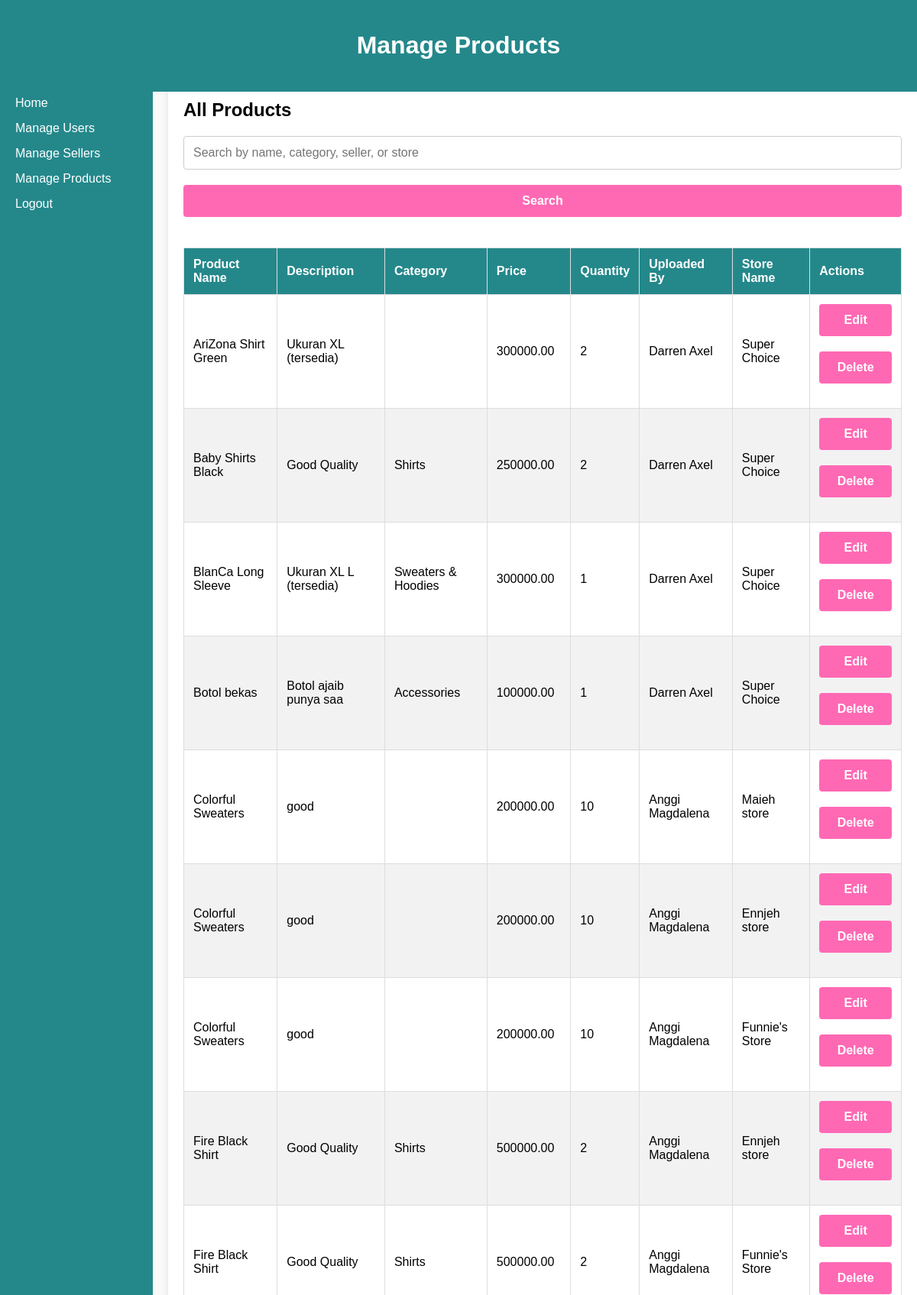
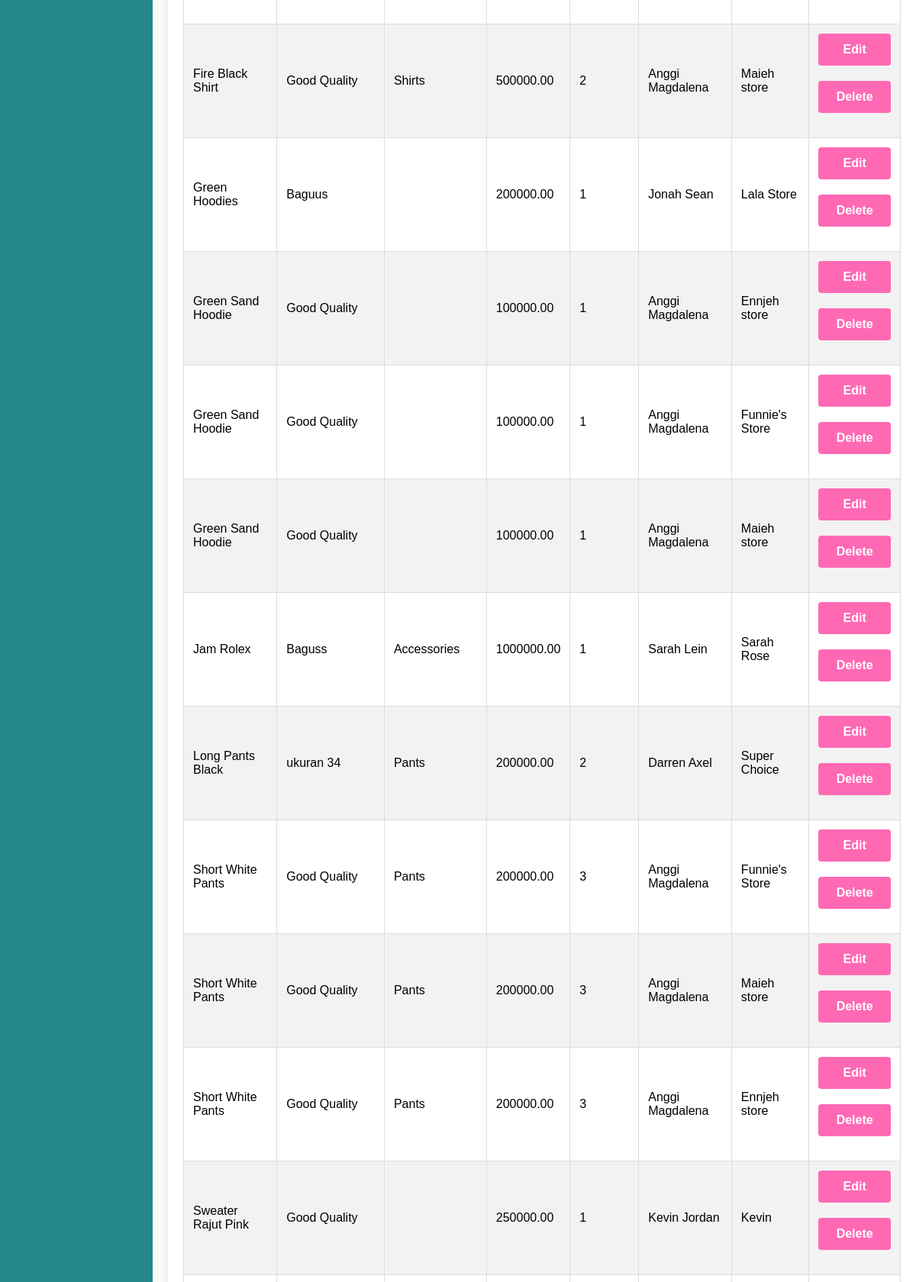
The app's page /admin/manage_products.php (upper part) with its own data (2 pictures, top to bottom).
### tables this page shows
CREATE TABLE `product` (
  `productId` int(11) NOT NULL,
  `shopId` int(11) DEFAULT NULL,
  `userId` int(11) NOT NULL,
  `productName` varchar(255) NOT NULL,
  `productDesc` varchar(200) DEFAULT NULL,
  `productCategory` enum('Shirts','Pants','Sweaters & Hoodies','Accessories','Footwear') DEFAULT NULL,
  `productPrice` decimal(10,2) DEFAULT NULL,
  `productQuantity` int(11) DEFAULT NULL,
  `productPhoto` varchar(255) DEFAULT NULL,
  `created_at` timestamp NOT NULL DEFAULT current_timestamp()
);

CREATE TABLE `user_data` (
  `userId` int(11) NOT NULL,
  `first_name` varchar(100) NOT NULL,
  `last_name` varchar(100) NOT NULL,
  `email` varchar(100) NOT NULL,
  `phone` varchar(15) DEFAULT NULL,
  `address` varchar(200) DEFAULT NULL,
  `gender` enum('Laki-laki','Perempuan','Lainnya') NOT NULL,
  `birth_date` date DEFAULT NULL,
  `password` varchar(255) NOT NULL,
  `role` enum('Admin','Seller','Customer') NOT NULL DEFAULT 'Customer',
  `is_seller` tinyint(1) DEFAULT 0,
  `created_at` timestamp NOT NULL DEFAULT current_timestamp()
);

CREATE TABLE `shop` (
  `shopId` int(11) NOT NULL,
  `userEmail` varchar(255) NOT NULL,
  `userId` int(11) NOT NULL,
  `shopName` varchar(255) NOT NULL,
  `phoneNumber` varchar(15) DEFAULT NULL,
  `shopDesc` text DEFAULT NULL,
  `bankAcc` varchar(255) NOT NULL,
  `linkPayment` varchar(255) NOT NULL,
  `city` varchar(255) DEFAULT NULL,
  `created_at` timestamp NOT NULL DEFAULT current_timestamp(),
  `operationalHours` varchar(255) NOT NULL
);

### admin/manage_products.php (the view, shortened to what this page needs)
<?php
include 'db_connect.php';
$search = isset($_POST['search']) ? $_POST['search'] : '';
$sql = "SELECT p.productId, p.productName, p.productDesc, p.productCategory, p.productPrice, p.productQuantity,
               ud.first_name, ud.last_name, s.shopName
        FROM product p
        JOIN user_data ud ON p.userId = ud.userId
        JOIN shop s ON p.userId = s.userId
        WHERE p.productName LIKE ? OR p.productCategory LIKE ?
        OR ud.first_name LIKE ? OR ud.last_name LIKE ?
        OR s.shopName LIKE ? OR p.productPrice LIKE ? OR p.productQuantity LIKE ?
        ORDER BY p.productName ASC";
$searchTerm = '%' . $search . '%';
$stmt = $conn->prepare($sql);
$stmt->bind_param('sssssss', $searchTerm, $searchTerm, $searchTerm, $searchTerm, $searchTerm, $searchTerm, $searchTerm);
$stmt->execute();
$result = $stmt->get_result();
?>
<!DOCTYPE html>
<html lang="en">
<head>
    <link rel="stylesheet" href="style.css">
</head>
<body>
    <div class="container">
        <div class="navbar">
            <h1>Manage Products</h1>
        </div>
        <div class="sidebar">
            <ul>
                <li><a href="index_admin.php">Home</a></li>
                <li><a href="manage_users.php">Manage Users</a></li>
                <li><a href="manage_sellers.php">Manage Sellers</a></li>
                <li><a href="manage_products.php">Manage Products</a></li>
                <li><a href="login_admin.php">Logout</a></li>
            </ul>
        </div>
        <div class="main-content">
            <h2>All Products</h2>
            <form method="POST" action="">
                <input type="text" name="search" placeholder="Search by name, category, seller, or store" value="<?php echo htmlspecialchars($search); ?>">
                <button type="submit">Search</button>
            </form>
            <table>
                <thead>
                    <tr>
                        <th>Product Name</th>
                        <th>Description</th>
                        <th>Category</th>
                        <th>Price</th>
                        <th>Quantity</th>
                        <th>Uploaded By</th>
                        <th>Store Name</th>
                        <th>Actions</th>
                    </tr>
                </thead>
                <tbody>
                    <?php while ($product = $result->fetch_assoc()): ?>
                    <tr>
                        <td><?php echo htmlspecialchars($product['productName']); ?></td>
                        <td><?php echo htmlspecialchars($product['productDesc'] ?? '-'); ?></td>
                        <td><?php echo htmlspecialchars($product['productCategory'] ?? '-'); ?></td>
                        <td><?php echo htmlspecialchars($product['productPrice']); ?></td>
                        <td><?php echo htmlspecialchars($product['productQuantity']); ?></td>
                        <td><?php echo htmlspecialchars($product['first_name'] . ' ' . $product['last_name']); ?></td>
                        <td><?php echo htmlspecialchars($product['shopName']); ?></td>
                        <td>
                            <button onclick="window.location.href='edit_product.php?productId=<?php echo $product['productId']; ?>'">Edit</button>
                            <form action="delete_product.php" method="POST" style="display:inline;">
                                <button type="submit" onclick="return confirm('Are you sure you want to delete this product?');">Delete</button>
                            </form>
                        </td>
                    </tr>
                    <?php endwhile; ?>
                </tbody>
            </table>
        </div>
    </div>
</body>
</html>

### admin/style.css (style rules this page uses)
* { box-sizing: border-box; }
html, body { height: 100%; margin: 0; font-family: Arial, sans-serif; background-color: #f9f9f9; }
.container { display: flex; flex-direction: column; min-height: 100vh; }
.navbar { background: #24888b; color: #ffffff; padding: 20px; text-align: center; }
.sidebar { width: 200px; background: #24888b; color: #ffffff; padding: 20px; position: fixed; top: 90px; bottom: 0; }
.sidebar ul { list-style: none; padding: 0; }
.sidebar ul li { margin: 15px 0; }
.sidebar ul li a { color: #ffffff; text-decoration: none; transition: color 0.3s ease; }
.main-content { margin-left: 220px; padding: 20px; background: #ffffff; border-radius: 5px; box-shadow: 0 0 10px rgba(0, 0, 0, 0.1); flex: 1; }
input, select, button { width: 100%; padding: 12px; margin-bottom: 20px; border: 1px solid #ccc; border-radius: 4px; box-sizing: border-box; font-size: 16px; }
button { background-color: #ff69b4; color: #fff; font-weight: bold; cursor: pointer; border: none; transition: background-color 0.3s; }
table { width: 100%; border-collapse: collapse; margin-top: 20px; }
th, td { border: 1px solid #ddd; padding: 12px; text-align: left; }
th { background-color: #24888b; color: #ffffff; }
tr:nth-child(even) { background-color: #f2f2f2; }
.navbar { background: #24888b; color: #ffffff; padding: 20px; text-align: center; position: fixed; top: 0; left: 0; right: 0; z-index: 1000; }
.main-content { margin-left: 220px; margin-top: 90px; padding: 20px; background: #ffffff; border-radius: 5px; box-shadow: 0 0 10px rgba(0, 0, 0, 0.1); flex: 1; }

### records on screen
product: productName "AriZona Shirt Green", productDesc "Ukuran XL (tersedia)", productPrice "300000.00", productQuantity "2", userId.last_name "Darren Axel", shopId.shopName "Super Choice"
product: productName "Baby Shirts Black", productDesc "Good Quality", productCategory "Shirts", productPrice "250000.00", productQuantity "2", userId.last_name "Darren Axel", shopId.shopName "Super Choice"
product: productName "BlanCa Long Sleeve", productDesc "Ukuran XL L (tersedia)", productCategory "Sweaters & Hoodies", productPrice "300000.00", productQuantity "1", userId.last_name "Darren Axel", shopId.shopName "Super Choice"
product: productName "Botol bekas", productDesc "Botol ajaib punya saa", productCategory "Accessories", productPrice "100000.00", productQuantity "1", userId.last_name "Darren Axel", shopId.shopName "Super Choice"
product: productName "Colorful Sweaters", productDesc "good", productPrice "200000.00", productQuantity "10", userId.last_name "Anggi Magdalena", shop.shopName "Maieh store", shop.shopName "Ennjeh store", shopId.shopName "Funnie's Store"
product: productName "Fire Black Shirt", productDesc "Good Quality", productCategory "Shirts", productPrice "500000.00", productQuantity "2", userId.last_name "Anggi Magdalena", shop.shopName "Ennjeh store", shopId.shopName "Funnie's Store", shop.shopName "Maieh store"
product: productName "Green Hoodies", productDesc "Baguus", productPrice "200000.00", productQuantity "1", userId.last_name "Jonah Sean", shopId.shopName "Lala Store"
product: productName "Green Sand Hoodie", productDesc "Good Quality", productPrice "100000.00", productQuantity "1", userId.last_name "Anggi Magdalena", shop.shopName "Ennjeh store", shopId.shopName "Funnie's Store", shop.shopName "Maieh store"
product: productName "Jam Rolex", productDesc "Baguss", productCategory "Accessories", productPrice "1000000.00", productQuantity "1", userId.last_name "Sarah Lein", shopId.shopName "Sarah Rose"
product: productName "Long Pants Black", productDesc "ukuran 34", productCategory "Pants", productPrice "200000.00", productQuantity "2", userId.last_name "Darren Axel", shopId.shopName "Super Choice"
product: productName "Short White Pants", productDesc "Good Quality", productCategory "Pants", productPrice "200000.00", productQuantity "3", userId.last_name "Anggi Magdalena", shopId.shopName "Funnie's Store", shop.shopName "Maieh store", shop.shopName "Ennjeh store"
product: productName "Sweater Rajut Pink", productDesc "Good Quality", productPrice "250000.00", productQuantity "1", userId.last_name "Kevin Jordan", shopId.shopName "Kevin"
